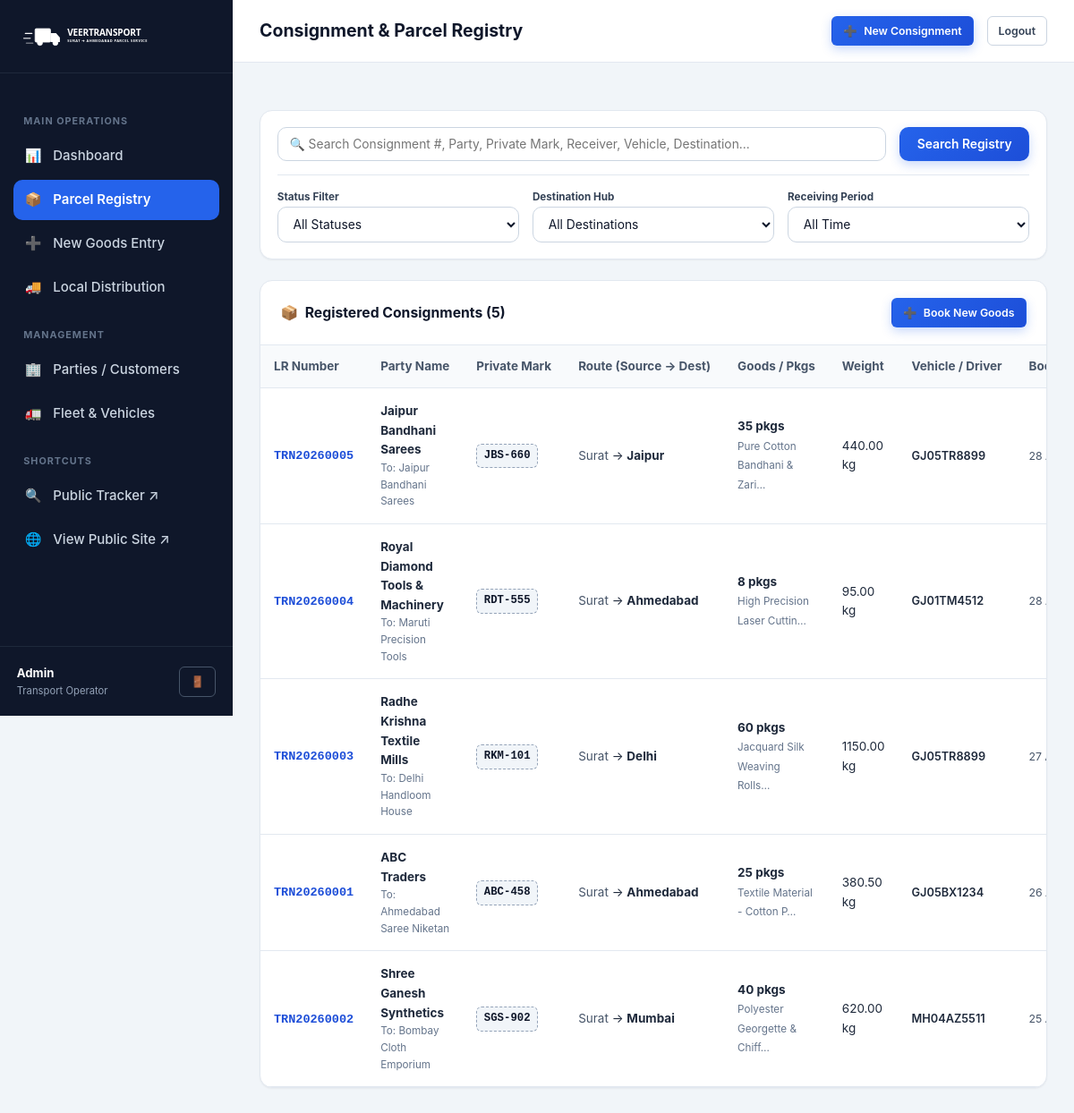
Page /parcels/ (signed in) on the committed database.
### transport/models.py (models this page shows, shortened)
class Parcel(models.Model):
    STATUS_CHOICES = [
        ('RECEIVED', 'Goods Received'),
        ('SORTED', 'Sorted & Staged'),
        ('VEHICLE_ASSIGNED', 'Vehicle Assigned'),
        ('IN_TRANSIT', 'In Transit'),
        ('OUT_FOR_DELIVERY', 'Out for Delivery'),
        ('DELIVERED', 'Delivered'),
        ('CANCELLED', 'Cancelled'),
    ]
    consignment_number = models.CharField(
        max_length=30,
        unique=True,
        verbose_name="Consignment / LR Number",
        help_text="Unique transport identification number, e.g. TRN20260001"
    )
    party = models.ForeignKey(
        Party,
        on_delete=models.SET_NULL,
        null=True,
        blank=True,
        related_name="parcels",
        verbose_name="Party / Client"
    )
    party_name_text = models.CharField(
        max_length=150,
        blank=True,
        verbose_name="Party Name",
        help_text="Direct party name if not selecting an existing party"
    )
    private_mark = models.CharField(
        max_length=100,
        verbose_name="Private Mark",
        help_text="Crucial private mark on cartons/bales (e.g. ABC-458, SGT-991)"
    )
    sender_name = models.CharField(max_length=150, verbose_name="Sender Name (Consignor)")
    sender_city = models.CharField(max_length=100, default="Surat", verbose_name="Sender City")
    receiver_name = models.CharField(max_length=150, verbose_name="Receiver Name (Consignee)")
    receiver_phone = models.CharField(max_length=20, verbose_name="Receiver Contact Number")
    source = models.CharField(max_length=100, default="Surat", verbose_name="Source / Origin")
    destination = models.CharField(max_length=100, default="Ahmedabad", verbose_name="Destination Hub / City")
    package_count = models.PositiveIntegerField(default=1, verbose_name="Number of Packages / Bales")
    goods_description = models.CharField(
        max_length=255,
        verbose_name="Goods Description",
        help_text="e.g. Textile Sarees, Yarn spools, Diamond machinery parts"
    )
    weight = models.DecimalField(max_digits=10, decimal_places=2, verbose_name="Weight (kg)")
    vehicle = models.ForeignKey(
        Vehicle,
        on_delete=models.SET_NULL,
        null=True,
        blank=True,
        related_name="assigned_parcels",
        verbose_name="Assigned Vehicle"
    )
    vehicle_number_text = models.CharField(max_length=30, blank=True, verbose_name="Vehicle Number (Manual / External)")
    driver_name_text = models.CharField(max_length=100, blank=True, verbose_name="Driver Name")
    driver_contact_text = models.CharField(max_length=20, blank=True, verbose_name="Driver Contact")
    receiving_date = models.DateField(default=timezone.now, verbose_name="Receiving Date")
    expected_delivery_date = models.DateField(null=True, blank=True, verbose_name="Expected Delivery Date")
    actual_delivery_date = models.DateTimeField(null=True, blank=True, verbose_name="Actual Delivery Date")
    status = models.CharField(
        max_length=30,
        choices=STATUS_CHOICES,
        default='RECEIVED',
        verbose_name="Current Status"
    )
    remarks = models.TextField(blank=True, verbose_name="Remarks / Special Handling Instructions")
    created_at = models.DateTimeField(auto_now_add=True)
    updated_at = models.DateTimeField(auto_now=True)
    class Meta:
        ordering = ['-receiving_date', '-created_at']
        verbose_name = "Parcel / Consignment"
        verbose_name_plural = "Parcels / Consignments"
    def get_party_display(self):
        if self.party:
            return self.party.name
        return self.party_name_text or "General Consignment"
    def get_effective_vehicle_number(self):
        if self.vehicle:
            return self.vehicle.vehicle_number
        return self.vehicle_number_text or "Not Assigned"

class Party(models.Model):
    name = models.CharField(max_length=150, verbose_name="Party Name")
    contact_person = models.CharField(max_length=100, verbose_name="Contact Person")
    phone = models.CharField(max_length=20, verbose_name="Phone Number")
    address = models.TextField(verbose_name="Address")
    city = models.CharField(max_length=100, verbose_name="City")
    gst_number = models.CharField(max_length=20, blank=True, verbose_name="GST Number")
    private_mark = models.CharField(
        max_length=100,
        verbose_name="Private Mark",
        help_text="Standard private identification mark used for this party's parcels (e.g. ABC-458)"
    )
    created_at = models.DateTimeField(auto_now_add=True)
    class Meta:
        ordering = ['name']
        verbose_name = "Party / Customer"
        verbose_name_plural = "Parties / Customers"

class Vehicle(models.Model):
    TYPE_CHOICES = [
        ('HEAVY_TRUCK', 'Heavy Line Truck (Surat Main Line)'),
        ('TEMPO', 'Local Distribution Tempo'),
        ('MINI_TRUCK', 'Mini Truck / Pickup'),
        ('CONTAINER', 'Container Trailer'),
        ('E_LOADER', 'Electric Mini Loader'),
    ]
    STATUS_CHOICES = [
        ('AVAILABLE', 'Available / Ready'),
        ('LOADED', 'Loaded'),
        ('IN_TRANSIT', 'In Transit'),
        ('UNDER_MAINTENANCE', 'Under Maintenance'),
    ]
    vehicle_number = models.CharField(max_length=30, unique=True, verbose_name="Vehicle Number")
    vehicle_type = models.CharField(max_length=30, choices=TYPE_CHOICES, default='TEMPO', verbose_name="Vehicle Type")
    driver_name = models.CharField(max_length=100, verbose_name="Driver Name")
    driver_contact = models.CharField(max_length=20, verbose_name="Driver Contact")
    capacity = models.CharField(max_length=50, verbose_name="Load Capacity", help_text="e.g. 9.5 Tons / 400 Boxes")
    current_location = models.CharField(max_length=100, default="Saroli Godown, Surat", verbose_name="Current Location")
    status = models.CharField(max_length=30, choices=STATUS_CHOICES, default='AVAILABLE', verbose_name="Availability Status")
    created_at = models.DateTimeField(auto_now_add=True)
    updated_at = models.DateTimeField(auto_now=True)
    class Meta:
        ordering = ['vehicle_number']
        verbose_name = "Vehicle / Tempo"
        verbose_name_plural = "Vehicles / Fleet"

### transport/views.py (the view, shortened to what this page needs)
# urls.py: path('parcels/', views.parcel_list, name='parcel_list'),
@login_required
def parcel_list(request):
    query = request.GET.get('q', '').strip()
    status_filter = request.GET.get('status', '').strip()
    destination_filter = request.GET.get('destination', '').strip()
    date_filter = request.GET.get('date_range', '').strip()
    parcels = Parcel.objects.select_related('party', 'vehicle').all()
    if status_filter:
        parcels = parcels.filter(status=status_filter)
    if destination_filter:
        parcels = parcels.filter(destination__iexact=destination_filter)
    today = timezone.now().date()
    if date_filter == 'today':
        parcels = parcels.filter(receiving_date=today)
    elif date_filter == 'week':
        week_ago = today - datetime.timedelta(days=7)
        parcels = parcels.filter(receiving_date__gte=week_ago)
    elif date_filter == 'month':
        month_ago = today - datetime.timedelta(days=30)
        parcels = parcels.filter(receiving_date__gte=month_ago)
    all_destinations = Parcel.objects.values_list('destination', flat=True).distinct().order_by('destination')
    paginator = Paginator(parcels, 15)
    page_number = request.GET.get('page')
    page_obj = paginator.get_page(page_number)
    context = {
        'page_obj': page_obj,
        'parcels': page_obj.object_list,
        'query': query,
        'status_filter': status_filter,
        'destination_filter': destination_filter,
        'date_filter': date_filter,
        'all_destinations': all_destinations,
        'status_choices': Parcel.STATUS_CHOICES,
        'total_count': parcels.count(),
        'title': 'Consignment & Parcel Registry',
    }
    return render(request, 'parcel_list.html', context)

### templates/parcel_list.html (shortened to what this page needs)
{% extends 'base_admin.html' %}
{% load static %}
{% block page_title %}Consignment &amp; Parcel Registry{% endblock %}
{% block content %}
<div class="panel" style="margin-bottom: 1.5rem;">
  <div class="panel-body" style="padding: 1.25rem;">
    <form method="GET" action="{% url 'parcel_list' %}" style="display: flex; flex-direction: column; gap: 1rem;">
      <div style="display: flex; gap: 1rem; flex-wrap: wrap;">
        <div style="flex: 1; min-width: 280px; position: relative;">
          <input type="text" name="q" value="{{ query }}" id="table-quick-search" class="form-input" placeholder="🔍 Search Consignment #, Party, Private Mark, Receiver, Vehicle, Destination...">
        </div>
        <button type="submit" class="btn btn-primary">Search Registry</button>
      </div>
      <div style="display: grid; grid-template-columns: repeat(auto-fit, minmax(180px, 1fr)); gap: 1rem; padding-top: 0.75rem; border-top: 1px solid var(--slate-200);">
        <div>
          <label class="form-label" style="font-size: 0.78rem;">Status Filter</label>
          <select name="status" class="form-select" onchange="this.form.submit()">
            <option value="">All Statuses</option>
          </select>
        </div>
        <div>
          <label class="form-label" style="font-size: 0.78rem;">Destination Hub</label>
          <select name="destination" class="form-select" onchange="this.form.submit()">
            <option value="">All Destinations</option>
          </select>
        </div>
        <div>
          <label class="form-label" style="font-size: 0.78rem;">Receiving Period</label>
          <select name="date_range" class="form-select" onchange="this.form.submit()">
            <option value="">All Time</option>
          </select>
        </div>
      </div>
    </form>
  </div>
</div>
<div class="panel">
  <div class="panel-header">
    <h2 class="panel-title">
      <span>📦</span> Registered Consignments ({{ total_count }})
    </h2>
    <div style="display: flex; gap: 0.5rem;">
      <a href="{% url 'parcel_create' %}" class="btn btn-primary btn-sm">
        <span>➕</span> Book New Goods
      </a>
    </div>
  </div>
  <div class="panel-body" style="padding: 0;">
    <div class="table-responsive">
      <table class="data-table">
        <thead>
          <tr>
            <th>LR Number</th>
            <th>Party Name</th>
            <th>Private Mark</th>
            <th>Route (Source &rarr; Dest)</th>
            <th>Goods / Pkgs</th>
            <th>Weight</th>
            <th>Vehicle / Driver</th>
            <th>Booked Date</th>
          </tr>
        </thead>
        <tbody>
          {% for parcel in parcels %}
            <tr>
              <td>
                <a href="{% url 'parcel_detail' parcel.pk %}" style="font-family: var(--font-mono); font-weight: 700; color: var(--primary-700);">
                  {{ parcel.consignment_number }}
                </a>
              </td>
              <td>
                <strong>{{ parcel.get_party_display }}</strong>
                {% if parcel.receiver_name %}
                  <div style="font-size: 0.78rem; color: var(--slate-500);">To: {{ parcel.receiver_name }}</div>
                {% endif %}
              </td>
              <td>
                <span class="mark-badge">{{ parcel.private_mark }}</span>
              </td>
              <td>
                <span style="color: var(--slate-600);">{{ parcel.source }}</span> &rarr; <strong>{{ parcel.destination }}</strong>
              </td>
              <td>
                <strong>{{ parcel.package_count }} pkgs</strong><br>
                <span style="font-size: 0.78rem; color: var(--slate-500);">{{ parcel.goods_description|truncatechars:28 }}</span>
              </td>
              <td>
                {{ parcel.weight }} kg
              </td>
              <td>
                <span style="font-size: 0.85rem; font-weight: 600;">{{ parcel.get_effective_vehicle_number }}</span>
              </td>
              <td style="font-size: 0.82rem; color: var(--slate-600); white-space: nowrap;">
                {{ parcel.receiving_date|date:"d M, Y" }}
              </td>
            </tr>
          {% empty %}
            <tr>
              <td colspan="10" style="text-align: center; padding: 3rem; color: var(--slate-500);">
                No consignments found matching your criteria.
              </td>
            </tr>
          {% endfor %}
        </tbody>
      </table>
    </div>
  </div>
</div>
{% endblock %}

### templates/base_admin.html (shortened to what this page needs)
{% load static %}
<!DOCTYPE html>
<html lang="en">
<head>
  <link rel="stylesheet" href="{% static 'css/style.css' %}">
  <link rel="stylesheet" href="{% static 'css/print.css' %}" media="print">
</head>
<body>
<div class="admin-layout">
  <aside class="admin-sidebar">
    <div class="sidebar-header">
      <img src="{% static 'images/logo.svg' %}" alt="Logo" style="height: 36px; filter: brightness(0) invert(1);">
    </div>
    <ul class="sidebar-nav">
      <li class="sidebar-nav-title">Main Operations</li>
      <li>
        <a href="{% url 'dashboard' %}" class="sidebar-nav-link {% if request.resolver_match.url_name == 'dashboard' %}active{% endif %}">
          <span>📊</span> Dashboard
        </a>
      </li>
      <li>
        <a href="{% url 'parcel_list' %}" class="sidebar-nav-link {% if 'parcel' in request.resolver_match.url_name and request.resolver_match.url_name != 'parcel_create' %}active{% endif %}">
          <span>📦</span> Parcel Registry
        </a>
      </li>
      <li>
        <a href="{% url 'parcel_create' %}" class="sidebar-nav-link {% if request.resolver_match.url_name == 'parcel_create' %}active{% endif %}">
          <span>➕</span> New Goods Entry
        </a>
      </li>
      <li>
        <a href="{% url 'distribution_list' %}" class="sidebar-nav-link {% if request.resolver_match.url_name == 'distribution_list' %}active{% endif %}">
          <span>🚚</span> Local Distribution
        </a>
      </li>
      <li class="sidebar-nav-title">Management</li>
      <li>
        <a href="{% url 'party_list' %}" class="sidebar-nav-link {% if 'party' in request.resolver_match.url_name %}active{% endif %}">
          <span>🏢</span> Parties / Customers
        </a>
      </li>
      <li>
        <a href="{% url 'vehicle_list' %}" class="sidebar-nav-link {% if 'vehicle' in request.resolver_match.url_name %}active{% endif %}">
          <span>🚛</span> Fleet &amp; Vehicles
        </a>
      </li>
      <li class="sidebar-nav-title">Shortcuts</li>
      <li>
        <a href="{% url 'public_tracking' %}" target="_blank" class="sidebar-nav-link">
          <span>🔍</span> Public Tracker ↗
        </a>
      </li>
      <li>
        <a href="{% url 'home' %}" target="_blank" class="sidebar-nav-link">
          <span>🌐</span> View Public Site ↗
        </a>
      </li>
    </ul>
    <div class="sidebar-user">
      <div>
        <div style="font-weight: 700; font-size: 0.88rem; color: #ffffff;">{{ user.username|title }}</div>
        <div style="font-size: 0.75rem; color: #94a3b8;">Transport Operator</div>
      </div>
      <a href="{% url 'admin_logout' %}" class="btn btn-sm btn-dark" style="border: 1px solid #475569;" title="Logout">
        🚪
      </a>
    </div>
  </aside>
  <div class="admin-main">
    <header class="admin-topbar">
      <div style="display: flex; align-items: center; gap: 1rem;">
        <h1 class="topbar-title">{% block page_title %}{{ title|default:"Operations Dashboard" }}{% endblock %}</h1>
      </div>
      <div class="topbar-actions">
        <a href="{% url 'parcel_create' %}" class="btn btn-primary btn-sm">
          <span>➕</span> New Consignment
        </a>
        <a href="{% url 'admin_logout' %}" class="btn btn-secondary btn-sm">
          Logout
        </a>
      </div>
    </header>
    <div style="padding: 1.5rem 2rem 0;">
    </div>
    <main class="admin-content">
      {% block content %}{% endblock %}
    </main>
  </div>
</div>
</body>
</html>

### rows in the picture
Parcel: consignment_number "TRN20260005", party "Jaipur Bandhani Sarees", receiver_name "Jaipur Bandhani Sarees", private_mark "JBS-660", source "Surat", destination "Jaipur", package_count "35", goods_description "Pure Cotton Bandhani & Zari…", weight "440.00", get_effective_vehicle_number "GJ05TR8899", receiving_date "28…"
Parcel: consignment_number "TRN20260004", party "Royal Diamond Tools & Machinery", receiver_name "Maruti Precision Tools", private_mark "RDT-555", source "Surat", destination "Ahmedabad", package_count "8", goods_description "High Precision Laser Cuttin…", weight "95.00", get_effective_vehicle_number "GJ01TM4512", receiving_date "28…"
Parcel: consignment_number "TRN20260003", party "Radhe Krishna Textile Mills", receiver_name "Delhi Handloom House", private_mark "RKM-101", source "Surat", destination "Delhi", package_count "60", goods_description "Jacquard Silk Weaving Rolls…", weight "1150.00", get_effective_vehicle_number "GJ05TR8899", receiving_date "27…"
Parcel: consignment_number "TRN20260001", party "ABC Traders", receiver_name "Ahmedabad Saree Niketan", private_mark "ABC-458", source "Surat", destination "Ahmedabad", package_count "25", goods_description "Textile Material - Cotton P…", weight "380.50", get_effective_vehicle_number "GJ05BX1234", receiving_date "26…"
Parcel: consignment_number "TRN20260002", party "Shree Ganesh Synthetics", receiver_name "Bombay Cloth Emporium", private_mark "SGS-902", source "Surat", destination "Mumbai", package_count "40", goods_description "Polyester Georgette & Chiff…", weight "620.00", get_effective_vehicle_number "MH04AZ5511", receiving_date "25…"

### other values in the picture
{{ user.username|title }} "Admin"
{{ total_count }} "5"
